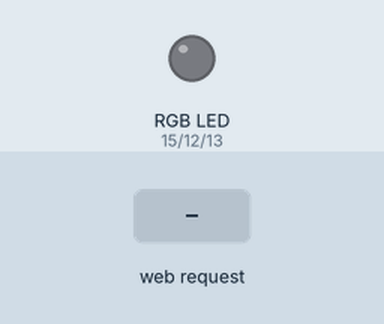
This sketch was run on a simulated ESP8266 (NodeMCU). On the bench: an RGB LED mixed from three pins (HIGH = lit). Inputs (shaded band) come from the test bench. Dim RGB values are drawn brighter than linear; WiFi joins after 1.5 s; servers stay silent unless stated; what the sketch prints to the serial monitor is not drawn.

Above: at 2.7 s.
2.8 s: HTTP request GET /form?color=120 received
At 3.8 s:
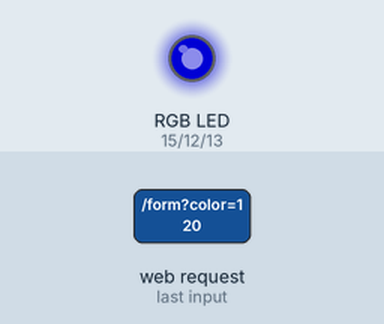
4.3 s: HTTP request GET /form?color=1 received
At 4.9 s:
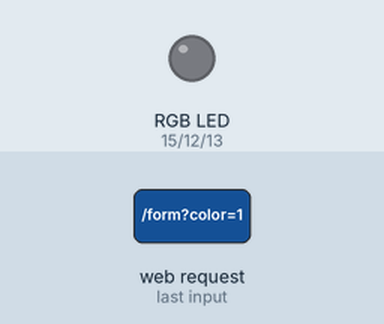
Timing chart, 0 to 7.3 s (numbered marks = the images above; inputs shaded):
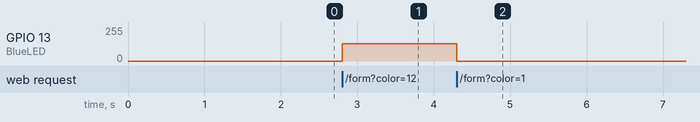

The sketch:

rgb_color_control.ino
```cpp
#include <ESP8266WiFi.h>
#include <ESP8266WebServer.h>

//SSID and Password of your WiFi router
const char* ssid = "Net 2.0";
const char* password = "Error1234asdf#";

ESP8266WebServer server(80);

//LED Connections
const int RedLED=15;     //D8  GPIO15
const int GreenLED=12;  //D6  GPIO12
const int BlueLED=13;    //D7  GPIO13

String setcolor="#ff00ff"; //Set color for HTML

const char MAIN_page[] PROGMEM = R"=====(
<!DOCTYPE html>
<html>
<head>
<title>Mood Lamp (RGB LED Color) Controller</title>
</head>
<body style="background:@@color@@;">

<center>
    Mood Lamp (RGB LED Color) Controller<br><br><br>
  <form method="post" action="/form">
      Color:
      <input type="color" name="color" value="@@color@@">
      <button type="submit" name="state" value="stop">SET</button>
  </form>
<br><br><br>
<a href="https://github.com/shaikabdulsalam31">Mr.inventer's Github Account</a><br>
</center>
</body>
</html>
)=====";

//=======================================================================
//                    handles main page
//=======================================================================
void handleRoot() {
  String p = MAIN_page;
  p.replace("@@color@@",setcolor);    //Set page background color and selected color
  server.send(200, "text/html", p);
}

//=======================================================================
//                    Handle Set Color
//=======================================================================
void handleForm() {
  String color = server.arg("color");
  //form?color=%23ff0000
  setcolor = color; //Store actual color set for updating in HTML
  Serial.println(color);

  //See what we have recived
  //We get #RRGGBB in hex string

  // Get rid of '#' and convert it to integer, Long as we have three 8-bit i.e. 24-bit values
  long number = (int) strtol( &color[1], NULL, 16);

  //Split them up into r, g, b values
  long r = number >> 16;
  long g = (number >> 8) & 0xFF;
  long b = number & 0xFF;

  //PWM Correction
  r = r * 4;
  g = g * 4;
  b = b * 4;
//for ULN2003 or Common Cathode RGB LED not needed
/*
  r = 1024 - r;
  g = 1024 - g;
  b = 1024 - b;
*/
  //ESP supports analogWrite All IOs are PWM
  analogWrite(RedLED,r);
  analogWrite(GreenLED,g);
  analogWrite(BlueLED,b);

  server.sendHeader("Location", "/");
  server.send(302, "text/plain", "Updated-- Press Back Button");

  delay(500);
}
//=======================================================================
//                    SETUP
//=======================================================================
void setup(){
  Serial.begin(115200);   //Start serial connection

  pinMode(RedLED,OUTPUT);
  pinMode(GreenLED,OUTPUT);
  pinMode(BlueLED,OUTPUT);

    WiFi.begin(ssid, password);     //Connect to your WiFi router
  Serial.println("");

  // Wait for connection
  while (WiFi.status() != WL_CONNECTED) {
    delay(500);
    Serial.print(".");
  }

  //If connection successful show IP address in serial monitor
  Serial.println("");
  Serial.print("Connected to ");
  Serial.println(ssid);
  Serial.print("IP address: ");
  Serial.println(WiFi.localIP());  //IP address assigned to your ESP

  server.on("/", handleRoot);  //Associate handler function to path
  server.on("/form",handleForm);

  server.begin();                           //Start server
  Serial.println("HTTP server started");
}
//=======================================================================
//                    LOOP
//=======================================================================
void loop(){
  server.handleClient();
}
```

Measured:
- after the input at 2.8 s, GPIO 13 (BlueLED): 0/255 → 128/255 at once
- after the input at 4.3 s, GPIO 13 (BlueLED): 128/255 → 0/255 at once
